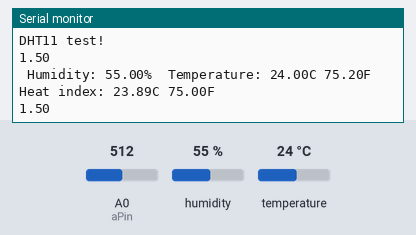
Recording of a sketch running on a simulated Arduino Uno, built with avr-gcc and run on an emulated ATmega328P. On the bench: the last lines printed to the serial monitor. Inputs (shaded band) come from the test bench; at power-on: humidity 55 %, A0 (aPin) = 512, temperature 24 °C.

Above: at 6.8 s.
6.9 s: humidity set to 22 %
At 9.3 s:
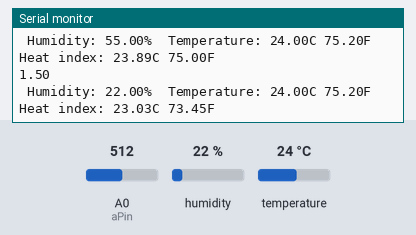
12.3 s: A0 (aPin) set to 716
At 14.9 s:
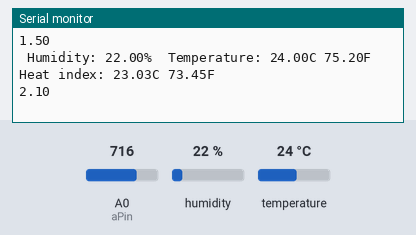
17.7 s: temperature set to 12 °C
At 18.9 s:
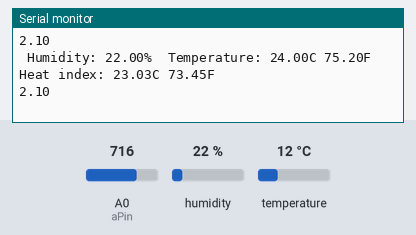
23.1 s: A0 (aPin) set to 900
At 25.3 s:
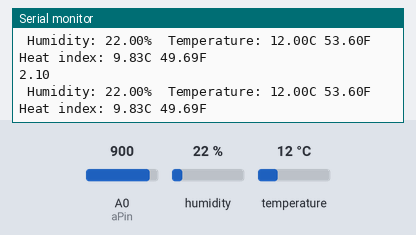
28.5 s: humidity set to 40 %
At 31.0 s:
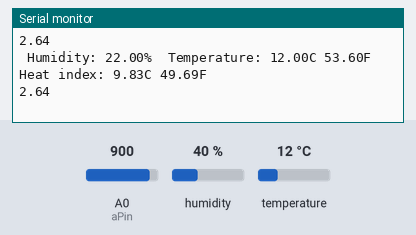
Timing chart, 0 to 32.5 s (numbered marks = the images above; inputs shaded):
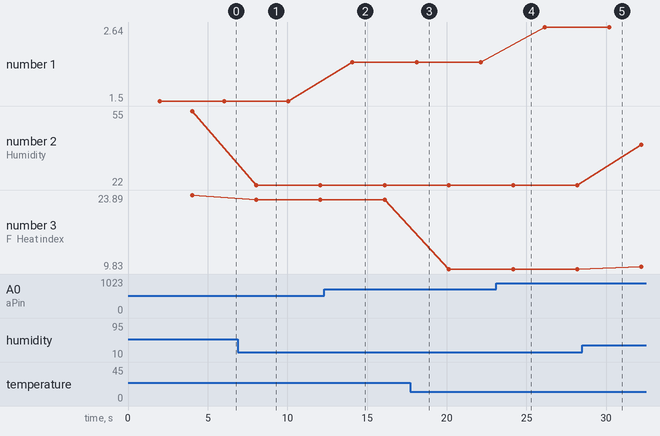

Measured:
- after the input at 6.9 s, the serial monitor: prints a new line after 1.2 s (image 1)
- after the input at 12.3 s, the serial monitor: prints a new line after 1.8 s (image 2)
- plotted number 1: 1.5 → 2.1 after the input at 12.3 s, 2.1 → 2.64 after the input at 23.1 s
- plotted number 2: 55 → 22 after the input at 6.9 s, 22 → 40 after the input at 28.5 s
- plotted number 3: 23.89 → 23.03 after the input at 6.9 s, 23.03 → 9.83 after the input at 17.7 s, 9.83 → 10.3 after the input at 28.5 s

The sketch:

dht11.ino
```cpp
#include "DHT.h"
#define aPin A0
#define DHTTYPE DHT11       // DHT 22
DHT dht(aPin, DHTTYPE);
///////////////////////////////////////////////////////
// Setup //
void setup() {
  Serial.begin(57600);
  Serial.println(F("DHT11 test!"));
  dht.begin();
}
// End setup //
///////////////////////////////////////////////////////
// Loop //
void loop(){
ldr();
temp();
}
// End loop //
///////////////////////////////////////////////////////
// Temperature //
void temp() {
  delay(2000);
  float h = dht.readHumidity();
  float t = dht.readTemperature();
  float f = dht.readTemperature(true);
  float hif = dht.computeHeatIndex(f, h);
  float hic = dht.computeHeatIndex(t, h, false);

  if (isnan(h) || isnan(t) || isnan(f)) {
    Serial.println(F("Failed to read from DHT sensor!"));
    return;
  }

  Serial.print(F(" Humidity: "));
  Serial.print(h);
  Serial.print(F("%  Temperature: "));
  Serial.print(t);
  Serial.print(F("C "));
  Serial.print(f);
  Serial.print(F("F  Heat index: "));
  Serial.print(hic);
  Serial.print(F("C "));
  Serial.print(hif);
  Serial.println(F("F"));
}
// End Temperature
///////////////////////////////////////////////////////
// LDR //
void ldr()
{
delay(2000);
int aPin = analogRead(A0);
float voltage = aPin * (3.0 / 1023.0);
Serial.println(voltage);
}
```
